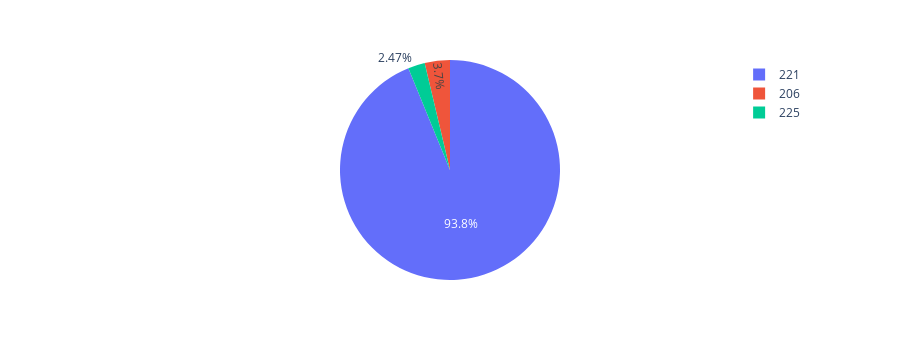
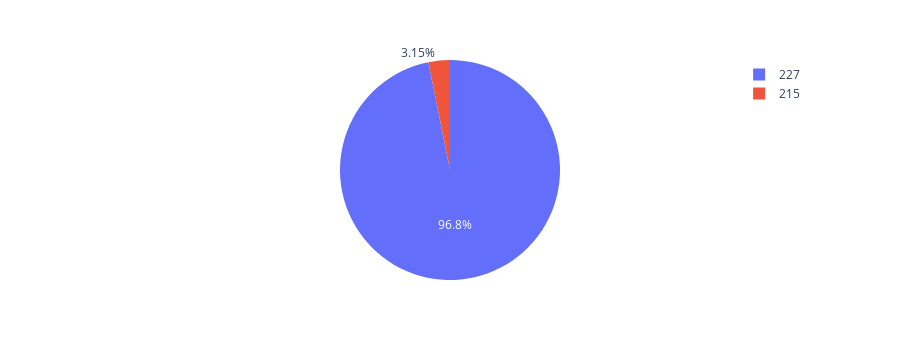
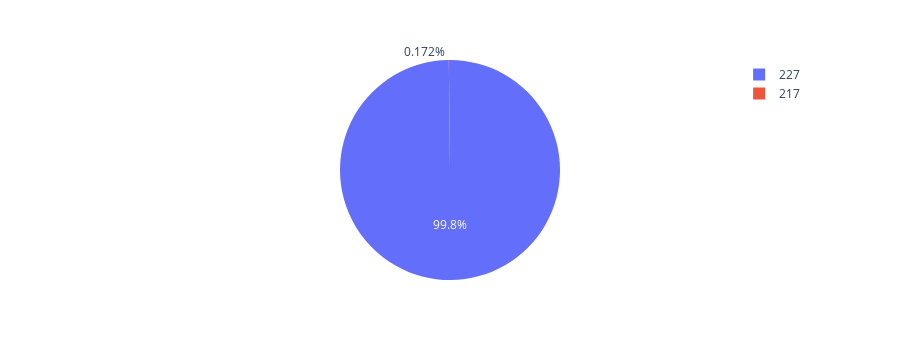
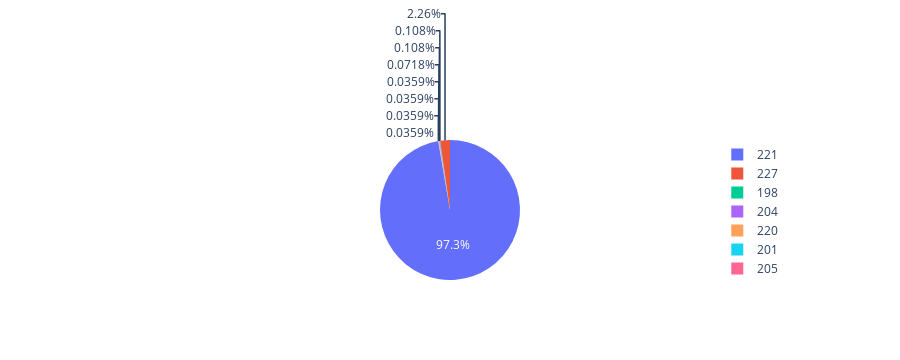

The notebook cell saved with these charts, in order:
### Code cell
for cl in range(n_clusters):
    df_cluster = df_count_groups.loc[df_count_groups["Cluster_label"] == cl]
    fig = px.pie(df_cluster, values="count", names="Space_group_number")
    fig.show()

### Figure 1 — Plotly figure (JSON) as saved in the notebook; plotly's stock layout.template omitted (floating-point values rounded to 4 significant figures)
{"data": [{"domain": {"x": [0, 1], "y": [0, 1]}, "hovertemplate": "Space_group_number=%{label}<br>count=%{value}<extra></extra>", "labels": [206, 221, 225], "legendgroup": "", "name": "", "showlegend": true, "type": "pie", "values": [3, 76, 2]}], "layout": {"height": 360, "legend": {"tracegroupgap": 0}, "margin": {"t": 60}}}

### Figure 2 — Plotly figure (JSON) as saved in the notebook; plotly's stock layout.template omitted (floating-point values rounded to 4 significant figures)
{"data": [{"domain": {"x": [0, 1], "y": [0, 1]}, "hovertemplate": "Space_group_number=%{label}<br>count=%{value}<extra></extra>", "labels": [215, 227], "legendgroup": "", "name": "", "showlegend": true, "type": "pie", "values": [26, 799]}], "layout": {"height": 360, "legend": {"tracegroupgap": 0}, "margin": {"t": 60}}}

### Figure 3 — Plotly figure (JSON) as saved in the notebook; plotly's stock layout.template omitted (floating-point values rounded to 4 significant figures)
{"data": [{"domain": {"x": [0, 1], "y": [0, 1]}, "hovertemplate": "Space_group_number=%{label}<br>count=%{value}<extra></extra>", "labels": [217, 227], "legendgroup": "", "name": "", "showlegend": true, "type": "pie", "values": [1, 582]}], "layout": {"height": 360, "legend": {"tracegroupgap": 0}, "margin": {"t": 60}}}

### Figure 4 — Plotly figure (JSON) as saved in the notebook; plotly's stock layout.template omitted (floating-point values rounded to 4 significant figures)
{"data": [{"domain": {"x": [0, 1], "y": [0, 1]}, "hovertemplate": "Space_group_number=%{label}<br>count=%{value}<extra></extra>", "labels": [198, 201, 204, 205, 212, 216, 220, 221, 227], "legendgroup": "", "name": "", "showlegend": true, "type": "pie", "values": [3, 1, 3, 1, 1, 1, 2, 2710, 63]}], "layout": {"height": 360, "legend": {"tracegroupgap": 0}, "margin": {"t": 60}}}
